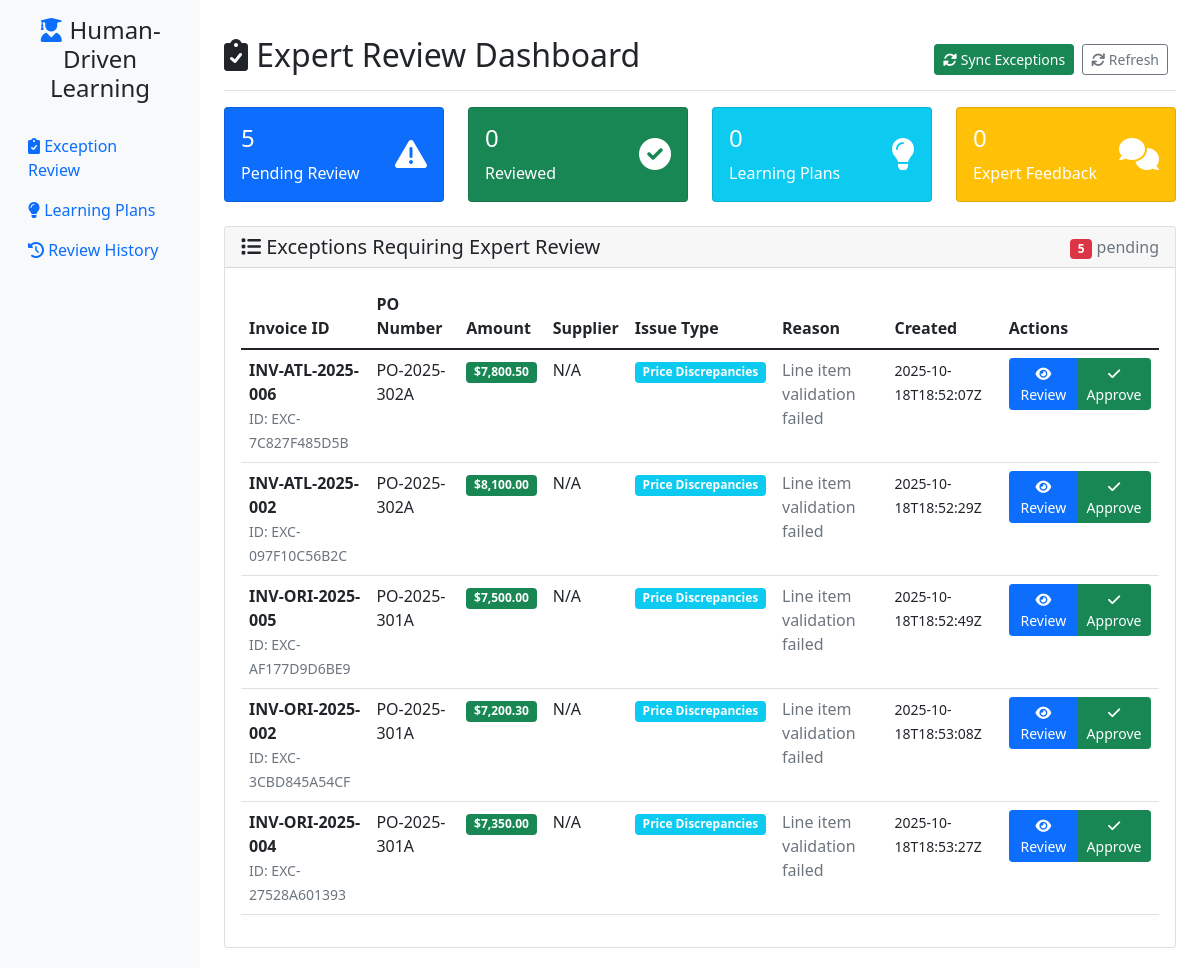
The page / on the database its author committed.
### tables this page shows
CREATE TABLE system_exceptions (
                id INTEGER PRIMARY KEY AUTOINCREMENT,
                exception_id TEXT UNIQUE NOT NULL,
                invoice_id TEXT NOT NULL,
                po_number TEXT,
                amount TEXT,
                supplier TEXT,
                exception_type TEXT NOT NULL,
                queue TEXT NOT NULL,
                routing_reason TEXT,
                timestamp TEXT,
                context TEXT,
                status TEXT DEFAULT 'OPEN',
                expert_reviewed BOOLEAN DEFAULT FALSE,
                expert_feedback TEXT,
                expert_name TEXT,
                human_correction TEXT,
                reviewed_at TIMESTAMP,
                created_at TIMESTAMP DEFAULT CURRENT_TIMESTAMP
            , raw_data TEXT DEFAULT '');

### web_gui/human_driven_app.py (the view)
@app.route('/')
def dashboard():
    local_db = LearningDatabase(db_path)
    try:
        synced_count = local_db.sync_exceptions_from_logs()
        if synced_count > 0:
            print(f"Synced {synced_count} exceptions from logs")
    except Exception as e:
        print(f"Error syncing exceptions: {e}")
    stats = local_db.get_database_stats()
    pending_exceptions = local_db.get_pending_exceptions()
    recent_plans = local_db.get_learning_plans()[:10]  # Last 10 plans
    local_db.close()
    return render_template('human_driven_dashboard.html',
                         stats=stats,
                         pending_exceptions=pending_exceptions,
                         recent_plans=recent_plans)

### learning_agent/database.py (called while the page is built, shortened)
    def get_connection(self):
        conn = sqlite3.connect(self.db_path)
        conn.row_factory = sqlite3.Row
        return conn

    def _init_database(self):
        self.conn = sqlite3.connect(self.db_path)
        self.conn.row_factory = sqlite3.Row  # Enable dict-like access
        self._create_tables_if_not_exist()
        self.conn.commit()

    def _run_migrations(self):
        cursor = self.conn.cursor()
        try:
            cursor.execute("ALTER TABLE system_exceptions ADD COLUMN raw_data TEXT DEFAULT ''")
            print("Added raw_data column to system_exceptions table")
        except Exception as e:
            if "duplicate column name" not in str(e).lower():
                print(f"Migration note: {e}")
        self.conn.commit()

    def get_learning_plans(self, status: str = None) -> List[Dict[str, Any]]:
        cursor = self.conn.cursor()
        if status:
            cursor.execute("SELECT * FROM learning_plans WHERE status = ? ORDER BY created_at DESC", (status,))
        else:
            cursor.execute("SELECT * FROM learning_plans ORDER BY created_at DESC")
        plans = []
        for row in cursor.fetchall():
            plan = dict(row)
            plan['source_learning_records'] = json.loads(plan['source_learning_records']) if plan['source_learning_records'] else []
            plan['suggested_changes'] = json.loads(plan['suggested_changes']) if plan['suggested_changes'] else {}
            plan['impact_analysis'] = json.loads(plan['impact_analysis']) if plan['impact_analysis'] else {}
            plans.append(plan)
        return plans

    def get_pending_exceptions(self) -> List[Dict[str, Any]]:
        conn = self.get_connection()
        cursor = conn.cursor()
        cursor.execute("""
            SELECT * FROM system_exceptions
            WHERE expert_reviewed = FALSE
            ORDER BY created_at DESC
        """)
        rows = cursor.fetchall()
        conn.close()
        return [dict(row) for row in rows]

    def sync_exceptions_from_logs(self) -> int:
        from .exception_parser import ExceptionParser
        parser = ExceptionParser()
        exceptions = parser.parse_all_exceptions()
        synced_count = 0
        return synced_count

    def close(self):
        if self.conn:
            self.conn.close()

### web_gui/templates/human_driven_dashboard.html (shortened to what this page needs)
{% extends "human_driven_base.html" %}
{% block content %}
<div class="d-flex justify-content-between flex-wrap flex-md-nowrap align-items-center pt-3 pb-2 mb-3 border-bottom">
    <h1 class="h2"><i class="fas fa-clipboard-check"></i> Expert Review Dashboard</h1>
    <div class="btn-toolbar mb-2 mb-md-0">
        <div class="btn-group me-2">
            <button type="button" class="btn btn-sm btn-success" onclick="syncExceptions()">
                <i class="fas fa-sync-alt"></i> Sync Exceptions
            </button>
        </div>
        <div class="btn-group me-2">
            <button type="button" class="btn btn-sm btn-outline-secondary" onclick="location.reload()">
                <i class="fas fa-refresh"></i> Refresh
            </button>
        </div>
    </div>
</div>
<div class="row mb-4">
    <div class="col-md-3">
        <div class="card text-white bg-primary">
            <div class="card-body">
                <div class="d-flex justify-content-between">
                    <div>
                        <h4 class="card-title">{{ stats.pending_exceptions or 0 }}</h4>
                        <p class="card-text">Pending Review</p>
                    </div>
                    <div class="align-self-center">
                        <i class="fas fa-exclamation-triangle fa-2x"></i>
                    </div>
                </div>
            </div>
        </div>
    </div>
    <div class="col-md-3">
        <div class="card text-white bg-success">
            <div class="card-body">
                <div class="d-flex justify-content-between">
                    <div>
                        <h4 class="card-title">{{ (stats.system_exceptions or 0) - (stats.pending_exceptions or 0) }}</h4>
                        <p class="card-text">Reviewed</p>
                    </div>
                    <div class="align-self-center">
                        <i class="fas fa-check-circle fa-2x"></i>
                    </div>
                </div>
            </div>
        </div>
    </div>
    <div class="col-md-3">
        <div class="card text-white bg-info">
            <div class="card-body">
                <div class="d-flex justify-content-between">
                    <div>
                        <h4 class="card-title">{{ stats.learning_plans or 0 }}</h4>
                        <p class="card-text">Learning Plans</p>
                    </div>
                    <div class="align-self-center">
                        <i class="fas fa-lightbulb fa-2x"></i>
                    </div>
                </div>
            </div>
        </div>
    </div>
    <div class="col-md-3">
        <div class="card text-white bg-warning">
            <div class="card-body">
                <div class="d-flex justify-content-between">
                    <div>
                        <h4 class="card-title">{{ stats.human_feedback or 0 }}</h4>
                        <p class="card-text">Expert Feedback</p>
                    </div>
                    <div class="align-self-center">
                        <i class="fas fa-comments fa-2x"></i>
                    </div>
                </div>
            </div>
        </div>
    </div>
</div>
<div class="row">
    <div class="col-12">
        <div class="card">
            <div class="card-header d-flex justify-content-between align-items-center">
                <h5 class="mb-0"><i class="fas fa-list"></i> Exceptions Requiring Expert Review</h5>
                <div>
                    <span class="badge bg-danger">{{ pending_exceptions|length }}</span>
                    <span class="text-muted">pending</span>
                </div>
            </div>
            <div class="card-body">
                {% if pending_exceptions %}
                    <div class="table-responsive">
                        <table class="table table-hover">
                            <thead>
                                <tr>
                                    <th>Invoice ID</th>
                                    <th>PO Number</th>
                                    <th>Amount</th>
                                    <th>Supplier</th>
                                    <th>Issue Type</th>
                                    <th>Reason</th>
                                    <th>Created</th>
                                    <th>Actions</th>
                                </tr>
                            </thead>
                            <tbody>
                                {% for exception in pending_exceptions %}
                                <tr>
                                    <td>
                                        <strong>{{ exception.invoice_id }}</strong>
                                        <br><small class="text-muted">ID: {{ exception.exception_id }}</small>
                                    </td>
                                    <td>{{ exception.po_number or 'N/A' }}</td>
                                    <td>
                                        <span class="badge bg-{{ 'success' if exception.amount else 'secondary' }}">
                                            {{ exception.amount or 'N/A' }}
                                        </span>
                                    </td>
                                    <td>{{ exception.supplier or 'N/A' }}</td>
                                    <td>
                                        <span class="badge bg-{{ 'danger' if exception.queue == 'MISSING_DATA' else 'warning' if exception.queue == 'LOW_CONFIDENCE_MATCHES' else 'info' }}">
                                            {{ exception.queue.replace('_', ' ').title() }}
                                        </span>
                                    </td>
                                    <td>
                                        <span class="text-muted" title="{{ exception.routing_reason }}">
                                            {{ exception.routing_reason[:50] }}{% if exception.routing_reason|length > 50 %}...{% endif %}
                                        </span>
                                    </td>
                                    <td>
                                        <small>{{ exception.timestamp or exception.created_at }}</small>
                                    </td>
                                    <td>
                                        <div class="btn-group btn-group-sm">
                                            <button class="btn btn-primary" onclick="reviewException('{{ exception.exception_id }}')">
                                                <i class="fas fa-eye"></i> Review
                                            </button>
                                            <button class="btn btn-success" onclick="quickApprove('{{ exception.exception_id }}')">
                                                <i class="fas fa-check"></i> Approve
                                            </button>
                                        </div>
                                    </td>
                                </tr>
                                {% endfor %}
                            </tbody>
                        </table>
                    </div>
                {% endif %}
            </div>
        </div>
    </div>
</div>
{% endblock %}

### web_gui/templates/human_driven_base.html (shortened to what this page needs)
<!DOCTYPE html>
<html lang="en">
<head>
    <link href="https://cdn.jsdelivr.net/npm/bootstrap@5.1.3/dist/css/bootstrap.min.css" rel="stylesheet">
    <link href="https://cdnjs.cloudflare.com/ajax/libs/font-awesome/6.0.0/css/all.min.css" rel="stylesheet">
</head>
<body>
    <div class="container-fluid">
        <div class="row">
            <nav class="col-md-3 col-lg-2 d-md-block sidebar collapse">
                <div class="position-sticky pt-3">
                    <div class="text-center mb-4">
                        <h4><i class="fas fa-user-graduate text-primary"></i> Human-Driven Learning</h4>
                    </div>
                    <ul class="nav flex-column">
                        <li class="nav-item">
                            <a class="nav-link {% if request.endpoint == 'dashboard' %}active{% endif %}" href="{{ url_for('dashboard') }}">
                                <i class="fas fa-clipboard-check"></i> Exception Review
                            </a>
                        </li>
                        <li class="nav-item">
                            <a class="nav-link {% if request.endpoint == 'learning_plans' %}active{% endif %}" href="{{ url_for('learning_plans') }}">
                                <i class="fas fa-lightbulb"></i> Learning Plans
                            </a>
                        </li>
                        <li class="nav-item">
                            <a class="nav-link {% if request.endpoint == 'feedback_history' %}active{% endif %}" href="{{ url_for('feedback_history') }}">
                                <i class="fas fa-history"></i> Review History
                            </a>
                        </li>
                    </ul>
                </div>
            </nav>
            <main class="col-md-9 ms-sm-auto col-lg-10 px-md-4 main-content">
                {% block content %}{% endblock %}
            </main>
        </div>
    </div>
</body>
</html>

### web_gui/templates/human_driven_base.html (style rules this page uses)
.sidebar { min-height: 100vh; background-color: #f8f9fa; }
.main-content { padding: 20px; }

### rows shown on the page
system_exceptions: invoice_id "INV-ATL-2025-006", exception_id "EXC-7C827F485D5B", po_number "PO-2025-302A", amount "$7,800.50", supplier "N/A", queue.replace "Price Discrepancies", routing_reason "Line item validation failed", timestamp "2025-10-18T18:52:07Z"
system_exceptions: invoice_id "INV-ATL-2025-002", exception_id "EXC-097F10C56B2C", po_number "PO-2025-302A", amount "$8,100.00", supplier "N/A", queue.replace "Price Discrepancies", routing_reason "Line item validation failed", timestamp "2025-10-18T18:52:29Z"
system_exceptions: invoice_id "INV-ORI-2025-005", exception_id "EXC-AF177D9D6BE9", po_number "PO-2025-301A", amount "$7,500.00", supplier "N/A", queue.replace "Price Discrepancies", routing_reason "Line item validation failed", timestamp "2025-10-18T18:52:49Z"
system_exceptions: invoice_id "INV-ORI-2025-002", exception_id "EXC-3CBD845A54CF", po_number "PO-2025-301A", amount "$7,200.30", supplier "N/A", queue.replace "Price Discrepancies", routing_reason "Line item validation failed", timestamp "2025-10-18T18:53:08Z"
system_exceptions: invoice_id "INV-ORI-2025-004", exception_id "EXC-27528A601393", po_number "PO-2025-301A", amount "$7,350.00", supplier "N/A", queue.replace "Price Discrepancies", routing_reason "Line item validation failed", timestamp "2025-10-18T18:53:27Z"

### other values the page prints
{{ stats.pending_exceptions or 0 }} "5"
{{ (stats.system_exceptions or 0) - (stats.pending_exceptions or 0) }} "0"
{{ stats.learning_plans or 0 }} "0"
{{ stats.human_feedback or 0 }} "0"
{{ pending_exceptions|length }} "5"
